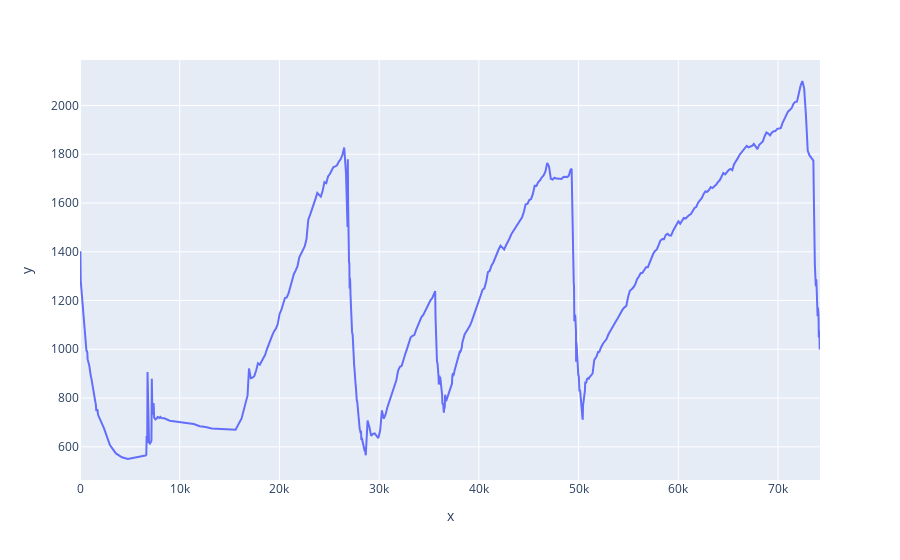

Here is the notebook cell this chart was saved with:
### Code cell
px.line(x=data['in_seconds'],y=data["co2"])

### Figure 1 — Plotly figure (JSON) as saved in the notebook; plotly's stock layout.template omitted (floating-point values rounded to 4 significant figures; data arrays with more than 128 entries replaced by an {"elided": "..."} marker saying what was removed)
{"data": [{"hovertemplate": "x=%{x}<br>y=%{y}<extra></extra>", "legendgroup": "", "line": {"color": "#636efa", "dash": "solid"}, "marker": {"symbol": "circle"}, "mode": "lines", "name": "", "orientation": "v", "showlegend": false, "type": "scatter", "x": {"elided": "735 int values"}, "xaxis": "x", "y": {"elided": "735 float values"}, "yaxis": "y"}], "layout": {"autosize": true, "legend": {"tracegroupgap": 0}, "margin": {"t": 60}, "xaxis": {"anchor": "y", "autorange": true, "domain": [0, 1], "range": [0, 74210], "title": {"text": "x"}, "type": "linear"}, "yaxis": {"anchor": "x", "autorange": true, "domain": [0, 1], "range": [463.9, 2187.0], "title": {"text": "y"}, "type": "linear"}}}
